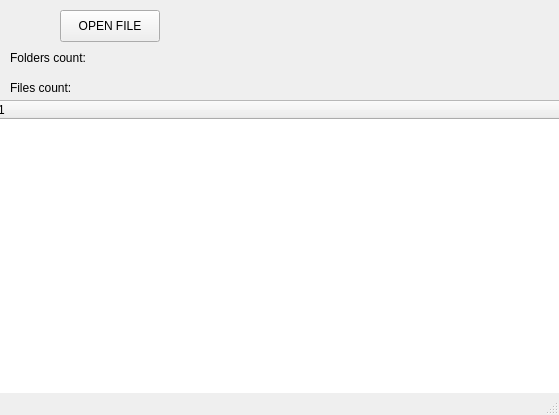
<?xml version="1.0" encoding="UTF-8"?>
<ui version="4.0">
 <class>MainWindow</class>
 <widget class="QMainWindow" name="MainWindow">
  <property name="geometry">
   <rect>
    <x>0</x>
    <y>0</y>
    <width>559</width>
    <height>415</height>
   </rect>
  </property>
  <property name="windowTitle">
   <string>MainWindow</string>
  </property>
  <widget class="QWidget" name="centralwidget">
   <widget class="QPushButton" name="OpenButton">
    <property name="geometry">
     <rect>
      <x>60</x>
      <y>10</y>
      <width>100</width>
      <height>32</height>
     </rect>
    </property>
    <property name="text">
     <string>OPEN FILE</string>
    </property>
   </widget>
   <widget class="QLabel" name="label">
    <property name="geometry">
     <rect>
      <x>10</x>
      <y>50</y>
      <width>91</width>
      <height>16</height>
     </rect>
    </property>
    <property name="text">
     <string>Folders count:</string>
    </property>
   </widget>
   <widget class="QLabel" name="foldersCount">
    <property name="geometry">
     <rect>
      <x>100</x>
      <y>50</y>
      <width>58</width>
      <height>16</height>
     </rect>
    </property>
    <property name="text">
     <string/>
    </property>
   </widget>
   <widget class="QLabel" name="label_2">
    <property name="geometry">
     <rect>
      <x>10</x>
      <y>80</y>
      <width>71</width>
      <height>16</height>
     </rect>
    </property>
    <property name="text">
     <string>Files count:</string>
    </property>
   </widget>
   <widget class="QLabel" name="filesCount">
    <property name="geometry">
     <rect>
      <x>90</x>
      <y>80</y>
      <width>58</width>
      <height>16</height>
     </rect>
    </property>
    <property name="text">
     <string/>
    </property>
   </widget>
   <widget class="QTreeWidget" name="treeWidget">
    <property name="geometry">
     <rect>
      <x>-5</x>
      <y>100</y>
      <width>571</width>
      <height>301</height>
     </rect>
    </property>
    <column>
     <property name="text">
      <string notr="true">1</string>
     </property>
    </column>
   </widget>
  </widget>
  <widget class="QMenuBar" name="menubar">
   <property name="geometry">
    <rect>
     <x>0</x>
     <y>0</y>
     <width>559</width>
     <height>24</height>
    </rect>
   </property>
  </widget>
  <widget class="QStatusBar" name="statusbar"/>
 </widget>
 <resources/>
 <connections/>
</ui>
